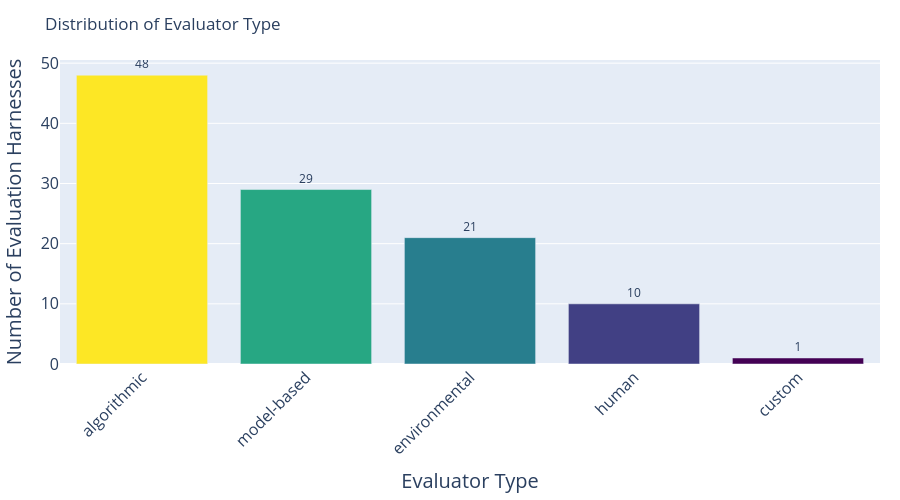

Notebook source saved alongside this figure:
### Code cell
# import pandas as pd
# import plotly.express as px

# df = pd.read_csv("data/evaluation_harness_metadata.csv", encoding="utf-8")
# df['evaluator type'] = df['evaluator type'].apply(lambda x: x.split(',') if pd.notna(x) else [])
# df = df.explode('evaluator type')

# # Get value counts and create a DataFrame for plotting
# value_counts = df['evaluator type'].value_counts()
# value_counts_df = value_counts.reset_index()
# value_counts_df.columns = ['Evaluator Type', 'Count']

# # Create bar chart with Plotly
# fig = px.bar(
#     value_counts_df, 
#     x='Evaluator Type', 
#     y='Count',
#     title='Distribution of Evaluator Type',
#     labels={'Count': 'Number of Evaluation Harnesses'},
#     color='Count',
#     color_continuous_scale='viridis'
# )

# # Customize the layout
# fig.update_layout(
#     xaxis_tickangle=-45,
#     margin=dict(l=20, r=20, t=60, b=100),
#     height=500,
#     showlegend=False,
#     xaxis=dict(
#         title_font_size=20,
#         tickfont_size=16
#     ),
#     yaxis=dict(
#         title_font_size=20,
#         tickfont_size=16
#     )
# )

# # Remove color bar
# fig.update_coloraxes(showscale=False)

# # Add value labels on top of bars
# fig.update_traces(texttemplate='%{y}', textposition='outside')

# fig.show()

### Figure 1 — Plotly figure (JSON) as saved in the notebook; plotly's stock layout.template omitted (floating-point values rounded to 4 significant figures)
{"data": [{"hovertemplate": "Evaluator Type=%{x}<br>Number of Evaluation Harnesses=%{marker.color}<extra></extra>", "legendgroup": "", "marker": {"color": [48, 29, 21, 10, 1], "coloraxis": "coloraxis", "pattern": {"shape": ""}}, "name": "", "orientation": "v", "showlegend": false, "textposition": "outside", "texttemplate": "%{y}", "type": "bar", "x": ["algorithmic", "model-based", "environmental", "human", "custom"], "xaxis": "x", "y": [48, 29, 21, 10, 1], "yaxis": "y"}], "layout": {"barmode": "relative", "coloraxis": {"colorbar": {"title": {"text": "Number of Evaluation Harnesses"}}, "colorscale": [[0, "#440154"], [0.1111, "#482878"], [0.2222, "#3e4989"], [0.3333, "#31688e"], [0.4444, "#26828e"], [0.5556, "#1f9e89"], [0.6667, "#35b779"], [0.7778, "#6ece58"], [0.8889, "#b5de2b"], [1, "#fde725"]], "showscale": false}, "height": 500, "legend": {"tracegroupgap": 0}, "margin": {"b": 100, "l": 20, "r": 20, "t": 60}, "showlegend": false, "title": {"text": "Distribution of Evaluator Type"}, "xaxis": {"anchor": "y", "domain": [0, 1], "tickangle": -45, "tickfont": {"size": 16}, "title": {"font": {"size": 20}, "text": "Evaluator Type"}}, "yaxis": {"anchor": "x", "domain": [0, 1], "tickfont": {"size": 16}, "title": {"font": {"size": 20}, "text": "Number of Evaluation Harnesses"}}}}
